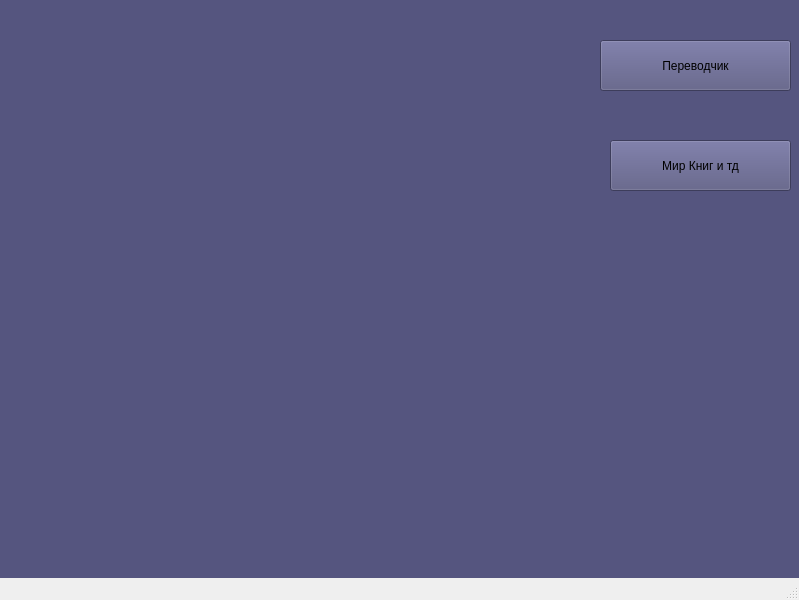
<?xml version="1.0" encoding="UTF-8"?>
<ui version="4.0">
 <class>MainWindow</class>
 <widget class="QMainWindow" name="MainWindow">
  <property name="geometry">
   <rect>
    <x>0</x>
    <y>0</y>
    <width>799</width>
    <height>600</height>
   </rect>
  </property>
  <property name="windowTitle">
   <string>MainWindow</string>
  </property>
  <property name="styleSheet">
   <string notr="true">background: url(:\Users\User\PycharmProjects\pythonProject2)</string>
  </property>
  <widget class="QWidget" name="centralwidget">
   <property name="styleSheet">
    <string notr="true">background-color: rgb(85, 85, 127)</string>
   </property>
   <widget class="QPushButton" name="pushButton">
    <property name="geometry">
     <rect>
      <x>600</x>
      <y>40</y>
      <width>191</width>
      <height>51</height>
     </rect>
    </property>
    <property name="styleSheet">
     <string notr="true">background-color: rgb(0, 255, 255);
border-radius: 10;
pressed:{
    background-color: rgb(28, 218, 218);
}</string>
    </property>
    <property name="text">
     <string>Переводчик</string>
    </property>
   </widget>
   <widget class="QPushButton" name="pushButton_2">
    <property name="geometry">
     <rect>
      <x>610</x>
      <y>140</y>
      <width>181</width>
      <height>51</height>
     </rect>
    </property>
    <property name="text">
     <string>Мир Книг и тд</string>
    </property>
   </widget>
  </widget>
  <widget class="QMenuBar" name="menubar">
   <property name="geometry">
    <rect>
     <x>0</x>
     <y>0</y>
     <width>799</width>
     <height>21</height>
    </rect>
   </property>
  </widget>
  <widget class="QStatusBar" name="statusbar"/>
 </widget>
 <resources/>
 <connections/>
</ui>
